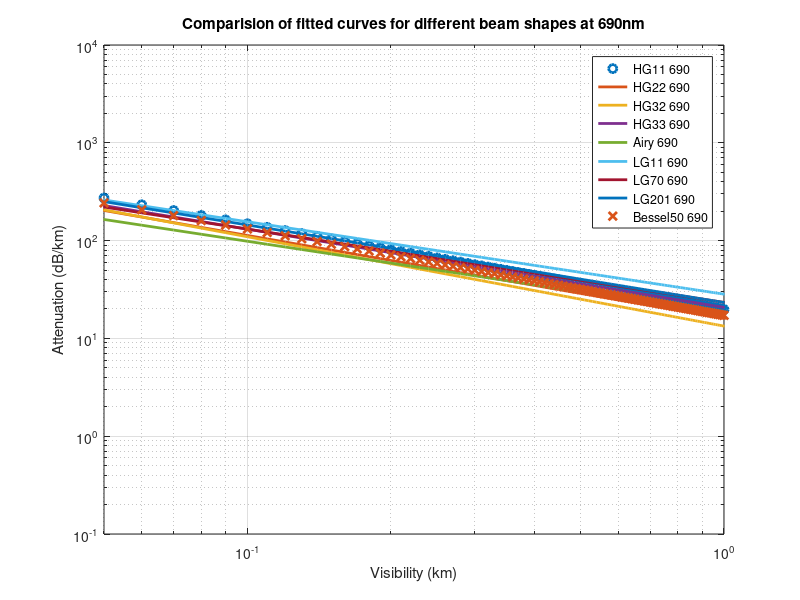

This figure's MATLAB source:
V = [0:0.01:100]';
HG11_690_a = 19.759125020129659;
HG11_690_b = -0.876196145095225;

HG22_690_a = 16.007126236004297;
HG22_690_b = -0.848478916000244;

HG32_690_a = 13.358711714115239;
HG32_690_b = -0.913509809734665;

HG33_690_a = 20.743256790893668;
HG33_690_b = -0.800434709908959;

Airy_690_a = 17.896479083664428;
Airy_690_b = -0.740437783281156;

LG11_690_a = 28.325806323335676;
LG11_690_b = -0.740437783281156;

LG70_690_a = 23.338989329649120;
LG70_690_b = -0.749464547799194;

LG201_690_a = 23.291499021709051;
LG201_690_b = -0.792572798405487;

Bessel50_690_a = 17.214618812723543;
Bessel50_690_b = -0.883141797363626;

%%
loglog(V,HG11_690_a*V.^HG11_690_b,"o",'LineWidth',2)
hold on
loglog(V,HG22_690_a*V.^HG22_690_b,'LineWidth',2)
hold on
loglog(V,HG32_690_a*V.^HG32_690_b,'LineWidth',2)
hold on
loglog(V,HG33_690_a*V.^HG33_690_b,'LineWidth',2)
hold on
loglog(V,Airy_690_a*V.^Airy_690_b,'LineWidth',2)
hold on
loglog(V,LG11_690_a*V.^LG11_690_b,'LineWidth',2)
hold on
loglog(V,LG70_690_a*V.^LG70_690_b,'LineWidth',2)
hold on
loglog(V,LG201_690_a*V.^LG201_690_b,'LineWidth',2)
hold on
loglog(V,Bessel50_690_a*V.^Bessel50_690_b,'x','LineWidth',2)
hold on
%%
xlim([0.05 1])
title('Comparision of fitted curves for different beam shapes at 690nm')
legend('HG11 690','HG22 690','HG32 690','HG33 690','Airy 690','LG11 690','LG70 690','LG201 690','Bessel50 690')
xlabel('Visibility (km)')
ylabel('Attenuation (dB/km)')
grid on ;
